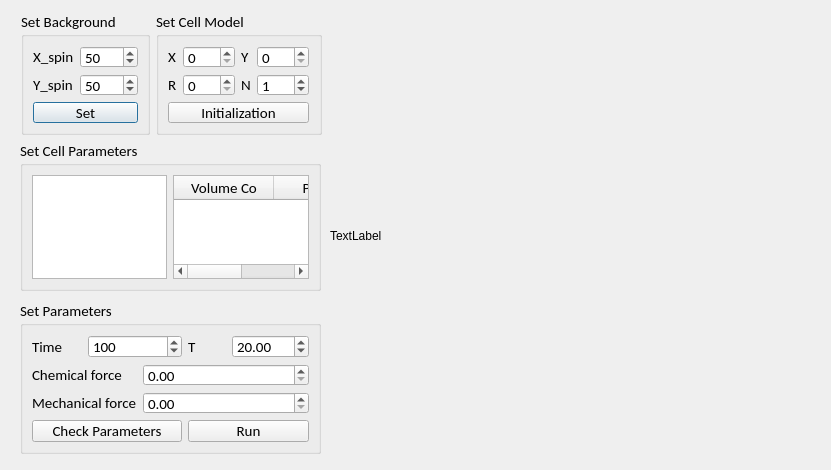
<?xml version="1.0" encoding="UTF-8"?>
<ui version="4.0">
 <class>CPM</class>
 <widget class="QDialog" name="CPM">
  <property name="geometry">
   <rect>
    <x>0</x>
    <y>0</y>
    <width>831</width>
    <height>470</height>
   </rect>
  </property>
  <property name="windowTitle">
   <string>Dialog</string>
  </property>
  <widget class="QLabel" name="label">
   <property name="geometry">
    <rect>
     <x>330</x>
     <y>20</y>
     <width>431</width>
     <height>431</height>
    </rect>
   </property>
   <property name="text">
    <string>TextLabel</string>
   </property>
   <property name="scaledContents">
    <bool>true</bool>
   </property>
  </widget>
  <widget class="QGroupBox" name="groupBox">
   <property name="geometry">
    <rect>
     <x>21</x>
     <y>11</y>
     <width>129</width>
     <height>124</height>
    </rect>
   </property>
   <property name="font">
    <font>
     <family>Calibri</family>
     <pointsize>11</pointsize>
    </font>
   </property>
   <property name="title">
    <string>Set Background</string>
   </property>
   <layout class="QGridLayout" name="gridLayout">
    <item row="0" column="0">
     <widget class="QLabel" name="label_2">
      <property name="text">
       <string>X_spin</string>
      </property>
     </widget>
    </item>
    <item row="0" column="1">
     <widget class="QSpinBox" name="spinBox_1">
      <property name="maximum">
       <number>10000</number>
      </property>
      <property name="value">
       <number>50</number>
      </property>
     </widget>
    </item>
    <item row="1" column="0">
     <widget class="QLabel" name="label_3">
      <property name="text">
       <string>Y_spin</string>
      </property>
     </widget>
    </item>
    <item row="1" column="1">
     <widget class="QSpinBox" name="spinBox_2">
      <property name="maximum">
       <number>1000</number>
      </property>
      <property name="value">
       <number>50</number>
      </property>
     </widget>
    </item>
    <item row="2" column="0" colspan="2">
     <widget class="QPushButton" name="pushButton_Set_Background">
      <property name="text">
       <string>Set</string>
      </property>
     </widget>
    </item>
   </layout>
  </widget>
  <widget class="QGroupBox" name="groupBox_2">
   <property name="geometry">
    <rect>
     <x>156</x>
     <y>11</y>
     <width>166</width>
     <height>124</height>
    </rect>
   </property>
   <property name="font">
    <font>
     <family>Calibri</family>
     <pointsize>11</pointsize>
    </font>
   </property>
   <property name="title">
    <string>Set Cell Model</string>
   </property>
   <layout class="QGridLayout" name="gridLayout_2">
    <item row="0" column="0">
     <widget class="QLabel" name="label_15">
      <property name="text">
       <string>X</string>
      </property>
     </widget>
    </item>
    <item row="0" column="1">
     <widget class="QSpinBox" name="spinBox_Single_Cell_Locx">
      <property name="maximum">
       <number>1000</number>
      </property>
     </widget>
    </item>
    <item row="0" column="2">
     <widget class="QLabel" name="label_16">
      <property name="text">
       <string>Y</string>
      </property>
     </widget>
    </item>
    <item row="0" column="3">
     <widget class="QSpinBox" name="spinBox_Single_Cell_Locy">
      <property name="maximum">
       <number>1000</number>
      </property>
     </widget>
    </item>
    <item row="1" column="0">
     <widget class="QLabel" name="label_17">
      <property name="text">
       <string>R</string>
      </property>
     </widget>
    </item>
    <item row="1" column="1">
     <widget class="QSpinBox" name="spinBox_Single_Cell_R">
      <property name="maximum">
       <number>1000</number>
      </property>
     </widget>
    </item>
    <item row="1" column="2">
     <widget class="QLabel" name="label_18">
      <property name="text">
       <string>N</string>
      </property>
     </widget>
    </item>
    <item row="1" column="3">
     <widget class="QSpinBox" name="spinBox_Cell_N">
      <property name="value">
       <number>1</number>
      </property>
     </widget>
    </item>
    <item row="2" column="0" colspan="4">
     <widget class="QPushButton" name="pushButton_4">
      <property name="text">
       <string>Initialization</string>
      </property>
     </widget>
    </item>
   </layout>
  </widget>
  <widget class="QGroupBox" name="groupBox_3">
   <property name="geometry">
    <rect>
     <x>20</x>
     <y>300</y>
     <width>301</width>
     <height>154</height>
    </rect>
   </property>
   <property name="font">
    <font>
     <family>Calibri</family>
     <pointsize>11</pointsize>
    </font>
   </property>
   <property name="title">
    <string>Set Parameters</string>
   </property>
   <layout class="QGridLayout" name="gridLayout_3">
    <item row="0" column="0">
     <widget class="QLabel" name="label_7">
      <property name="text">
       <string>Time</string>
      </property>
     </widget>
    </item>
    <item row="0" column="1" colspan="2">
     <widget class="QSpinBox" name="spinBox_time">
      <property name="maximum">
       <number>100000000</number>
      </property>
      <property name="value">
       <number>100</number>
      </property>
     </widget>
    </item>
    <item row="0" column="3">
     <widget class="QLabel" name="label_10">
      <property name="text">
       <string>T</string>
      </property>
     </widget>
    </item>
    <item row="0" column="4">
     <widget class="QDoubleSpinBox" name="doubleSpinBox_T">
      <property name="maximum">
       <double>1000.000000000000000</double>
      </property>
      <property name="value">
       <double>20.000000000000000</double>
      </property>
     </widget>
    </item>
    <item row="1" column="0" colspan="2">
     <widget class="QLabel" name="label_19">
      <property name="text">
       <string>Chemical force</string>
      </property>
     </widget>
    </item>
    <item row="1" column="2" colspan="3">
     <widget class="QDoubleSpinBox" name="doubleSpinBox_6">
      <property name="maximum">
       <double>10000.000000000000000</double>
      </property>
      <property name="value">
       <double>0.000000000000000</double>
      </property>
     </widget>
    </item>
    <item row="2" column="0" colspan="2">
     <widget class="QLabel" name="label_14">
      <property name="text">
       <string>Mechanical force</string>
      </property>
     </widget>
    </item>
    <item row="2" column="2" colspan="3">
     <widget class="QDoubleSpinBox" name="doubleSpinBox_7">
      <property name="maximum">
       <double>10000.000000000000000</double>
      </property>
     </widget>
    </item>
    <item row="3" column="0" colspan="3">
     <widget class="QPushButton" name="pushButton_2">
      <property name="text">
       <string>Check Parameters</string>
      </property>
     </widget>
    </item>
    <item row="3" column="3" colspan="2">
     <widget class="QPushButton" name="pushButton">
      <property name="text">
       <string>Run</string>
      </property>
     </widget>
    </item>
   </layout>
  </widget>
  <widget class="QGroupBox" name="groupBox_4">
   <property name="geometry">
    <rect>
     <x>20</x>
     <y>140</y>
     <width>301</width>
     <height>151</height>
    </rect>
   </property>
   <property name="font">
    <font>
     <family>Calibri</family>
     <pointsize>11</pointsize>
    </font>
   </property>
   <property name="title">
    <string>Set Cell Parameters</string>
   </property>
   <layout class="QGridLayout" name="gridLayout_4">
    <item row="0" column="0">
     <widget class="QTableWidget" name="tableWidget"/>
    </item>
    <item row="0" column="1">
     <widget class="QTableWidget" name="tableWidget_2">
      <property name="columnCount">
       <number>2</number>
      </property>
      <column>
       <property name="text">
        <string>Volume Co</string>
       </property>
      </column>
      <column>
       <property name="text">
        <string>Peri Co</string>
       </property>
      </column>
     </widget>
    </item>
   </layout>
  </widget>
 </widget>
 <resources/>
 <connections/>
</ui>
